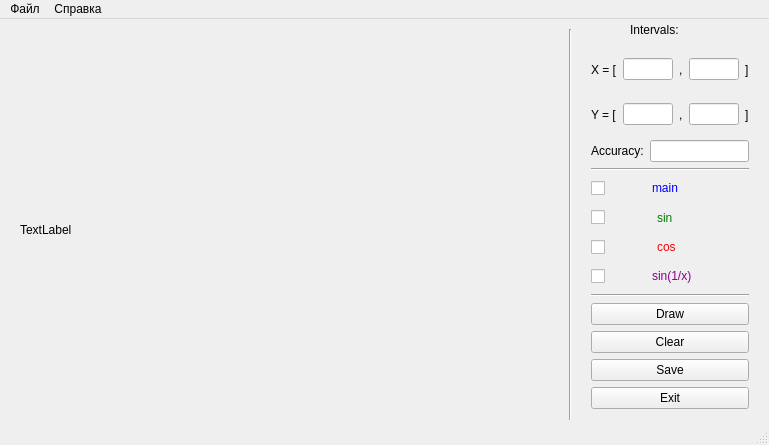
<?xml version="1.0" encoding="UTF-8"?>
<ui version="4.0">
 <class>MainWindow</class>
 <widget class="QMainWindow" name="MainWindow">
  <property name="geometry">
   <rect>
    <x>0</x>
    <y>0</y>
    <width>769</width>
    <height>445</height>
   </rect>
  </property>
  <property name="windowTitle">
   <string>MainWindow</string>
  </property>
  <widget class="QWidget" name="centralWidget">
   <widget class="Line" name="line">
    <property name="geometry">
     <rect>
      <x>560</x>
      <y>10</y>
      <width>20</width>
      <height>391</height>
     </rect>
    </property>
    <property name="orientation">
     <enum>Qt::Vertical</enum>
    </property>
   </widget>
   <widget class="QLabel" name="label">
    <property name="geometry">
     <rect>
      <x>630</x>
      <y>0</y>
      <width>81</width>
      <height>21</height>
     </rect>
    </property>
    <property name="text">
     <string>Intervals:</string>
    </property>
   </widget>
   <widget class="QLabel" name="outputGraph">
    <property name="geometry">
     <rect>
      <x>20</x>
      <y>20</y>
      <width>541</width>
      <height>381</height>
     </rect>
    </property>
    <property name="text">
     <string>TextLabel</string>
    </property>
   </widget>
   <widget class="QWidget" name="layoutWidget">
    <property name="geometry">
     <rect>
      <x>580</x>
      <y>20</y>
      <width>180</width>
      <height>381</height>
     </rect>
    </property>
    <layout class="QVBoxLayout" name="verticalLayout_6">
     <item>
      <layout class="QVBoxLayout" name="verticalLayout_5">
       <item>
        <layout class="QVBoxLayout" name="verticalLayout_4">
         <item>
          <layout class="QVBoxLayout" name="verticalLayout_3">
           <item>
            <layout class="QHBoxLayout" name="horizontalLayout_4">
             <item>
              <layout class="QHBoxLayout" name="horizontalLayout">
               <item>
                <widget class="QLabel" name="label_2">
                 <property name="text">
                  <string>X = [</string>
                 </property>
                </widget>
               </item>
               <item>
                <widget class="QLineEdit" name="inputLeftX"/>
               </item>
              </layout>
             </item>
             <item>
              <layout class="QHBoxLayout" name="horizontalLayout_3">
               <item>
                <layout class="QHBoxLayout" name="horizontalLayout_2">
                 <item>
                  <widget class="QLabel" name="label_3">
                   <property name="text">
                    <string>,</string>
                   </property>
                  </widget>
                 </item>
                 <item>
                  <widget class="QLineEdit" name="inputRightX"/>
                 </item>
                </layout>
               </item>
               <item>
                <widget class="QLabel" name="label_4">
                 <property name="text">
                  <string>]</string>
                 </property>
                </widget>
               </item>
              </layout>
             </item>
            </layout>
           </item>
           <item>
            <layout class="QHBoxLayout" name="horizontalLayout_5">
             <item>
              <layout class="QHBoxLayout" name="horizontalLayout_6">
               <item>
                <widget class="QLabel" name="label_5">
                 <property name="text">
                  <string>Y = [</string>
                 </property>
                </widget>
               </item>
               <item>
                <widget class="QLineEdit" name="inputLeftY"/>
               </item>
              </layout>
             </item>
             <item>
              <layout class="QHBoxLayout" name="horizontalLayout_7">
               <item>
                <layout class="QHBoxLayout" name="horizontalLayout_8">
                 <item>
                  <widget class="QLabel" name="label_6">
                   <property name="text">
                    <string>,</string>
                   </property>
                  </widget>
                 </item>
                 <item>
                  <widget class="QLineEdit" name="inputRightY"/>
                 </item>
                </layout>
               </item>
               <item>
                <widget class="QLabel" name="label_7">
                 <property name="text">
                  <string>]</string>
                 </property>
                </widget>
               </item>
              </layout>
             </item>
            </layout>
           </item>
          </layout>
         </item>
         <item>
          <layout class="QHBoxLayout" name="horizontalLayout_9">
           <item>
            <widget class="QLabel" name="label_8">
             <property name="text">
              <string>Accuracy:</string>
             </property>
            </widget>
           </item>
           <item>
            <widget class="QLineEdit" name="inputAccuracy"/>
           </item>
          </layout>
         </item>
        </layout>
       </item>
       <item>
        <widget class="Line" name="line_3">
         <property name="orientation">
          <enum>Qt::Horizontal</enum>
         </property>
        </widget>
       </item>
       <item>
        <layout class="QVBoxLayout" name="verticalLayout_2">
         <item>
          <layout class="QHBoxLayout" name="horizontalLayout_10">
           <item>
            <widget class="QCheckBox" name="main">
             <property name="maximumSize">
              <size>
               <width>55</width>
               <height>16777215</height>
              </size>
             </property>
             <property name="font">
              <font>
               <italic>false</italic>
               <underline>false</underline>
               <kerning>true</kerning>
              </font>
             </property>
             <property name="text">
              <string/>
             </property>
            </widget>
           </item>
           <item>
            <widget class="QLabel" name="label_9">
             <property name="text">
              <string>&lt;font color=blue&gt;  main</string>
             </property>
            </widget>
           </item>
          </layout>
         </item>
         <item>
          <layout class="QHBoxLayout" name="horizontalLayout_11">
           <item>
            <widget class="QCheckBox" name="sin">
             <property name="maximumSize">
              <size>
               <width>60</width>
               <height>16777215</height>
              </size>
             </property>
             <property name="text">
              <string/>
             </property>
            </widget>
           </item>
           <item>
            <widget class="QLabel" name="label_10">
             <property name="text">
              <string>&lt;font color=green&gt;sin</string>
             </property>
            </widget>
           </item>
          </layout>
         </item>
         <item>
          <layout class="QHBoxLayout" name="horizontalLayout_12">
           <item>
            <widget class="QCheckBox" name="cos">
             <property name="maximumSize">
              <size>
               <width>60</width>
               <height>16777215</height>
              </size>
             </property>
             <property name="text">
              <string/>
             </property>
            </widget>
           </item>
           <item>
            <widget class="QLabel" name="label_11">
             <property name="text">
              <string>&lt;font color=red&gt;cos</string>
             </property>
            </widget>
           </item>
          </layout>
         </item>
         <item>
          <layout class="QHBoxLayout" name="horizontalLayout_13">
           <item>
            <widget class="QCheckBox" name="tg">
             <property name="maximumSize">
              <size>
               <width>55</width>
               <height>16777215</height>
              </size>
             </property>
             <property name="text">
              <string/>
             </property>
            </widget>
           </item>
           <item>
            <widget class="QLabel" name="label_12">
             <property name="text">
              <string>&lt;font color=darkMagenta&gt;sin(1/x)</string>
             </property>
            </widget>
           </item>
          </layout>
         </item>
        </layout>
       </item>
      </layout>
     </item>
     <item>
      <layout class="QVBoxLayout" name="verticalLayout">
       <item>
        <widget class="Line" name="line_2">
         <property name="orientation">
          <enum>Qt::Horizontal</enum>
         </property>
        </widget>
       </item>
       <item>
        <widget class="QPushButton" name="draw">
         <property name="text">
          <string>Draw</string>
         </property>
        </widget>
       </item>
       <item>
        <widget class="QPushButton" name="clear">
         <property name="text">
          <string>Clear</string>
         </property>
        </widget>
       </item>
       <item>
        <widget class="QPushButton" name="save">
         <property name="text">
          <string>Save</string>
         </property>
        </widget>
       </item>
       <item>
        <widget class="QPushButton" name="exit">
         <property name="text">
          <string>Exit</string>
         </property>
        </widget>
       </item>
      </layout>
     </item>
    </layout>
   </widget>
  </widget>
  <widget class="QMenuBar" name="menuBar">
   <property name="geometry">
    <rect>
     <x>0</x>
     <y>0</y>
     <width>769</width>
     <height>21</height>
    </rect>
   </property>
   <widget class="QMenu" name="menu">
    <property name="title">
     <string>Файл</string>
    </property>
    <addaction name="action"/>
    <addaction name="separator"/>
    <addaction name="action_3"/>
   </widget>
   <widget class="QMenu" name="menu_2">
    <property name="title">
     <string>Справка</string>
    </property>
   </widget>
   <addaction name="menu"/>
   <addaction name="menu_2"/>
  </widget>
  <widget class="QStatusBar" name="statusBar"/>
  <action name="action">
   <property name="text">
    <string>Сохранить картинку</string>
   </property>
  </action>
  <action name="action_3">
   <property name="text">
    <string>Выход</string>
   </property>
  </action>
 </widget>
 <layoutdefault spacing="6" margin="11"/>
 <resources/>
 <connections/>
</ui>
